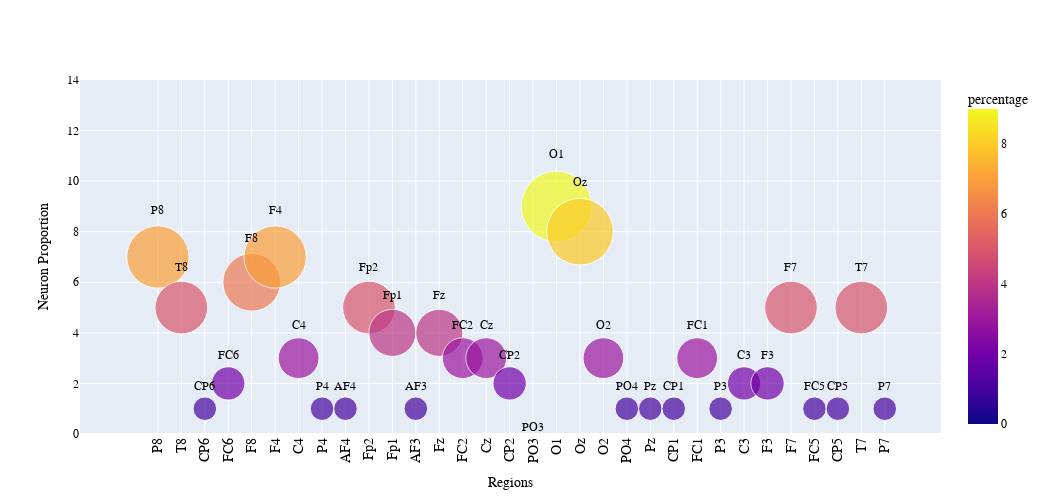
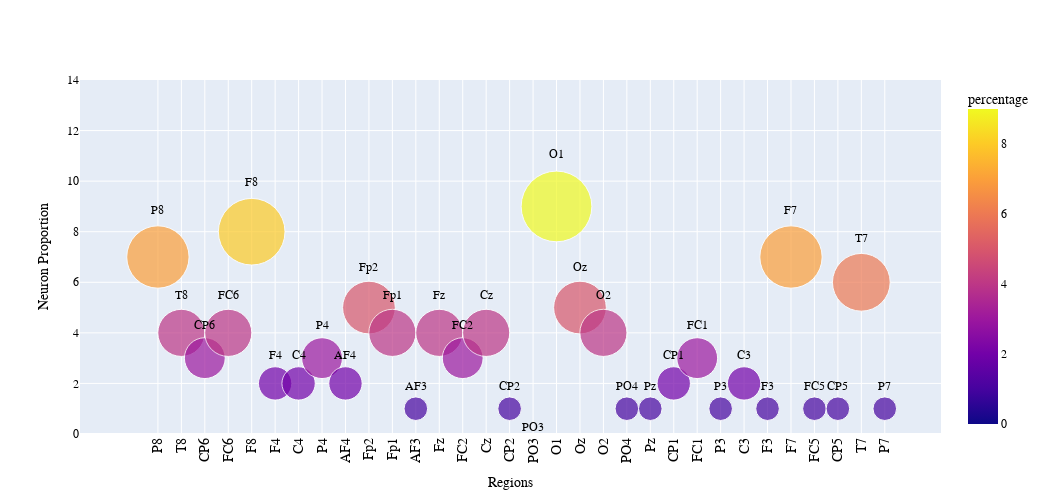
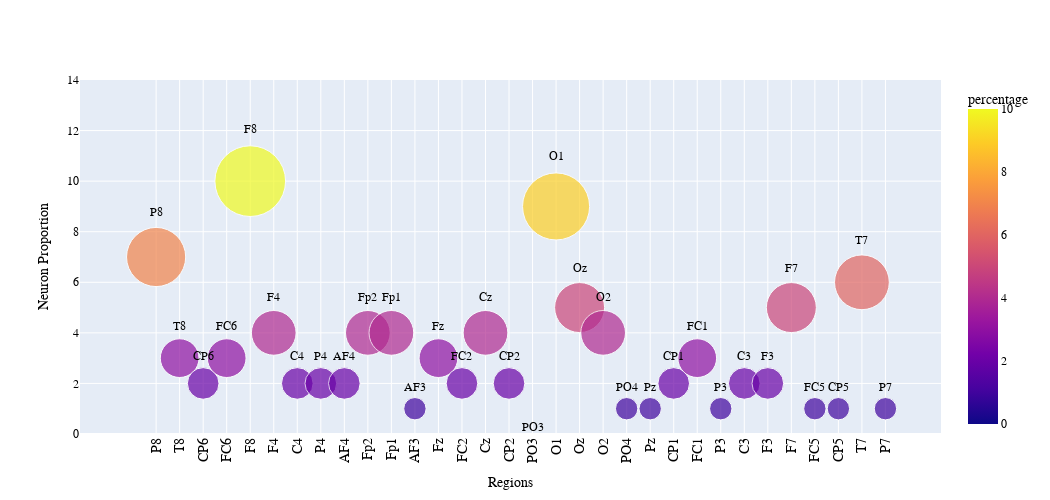

The code cell stored with these charts, in order, in its notebook:
### Code cell
import plotly.express as px
import pandas as pd
import plotly.io as pio

Directory = '/Users/yaale244/Desktop/Alex19022023/CSBCIPredictionAlgorithm/tDCS baseline/2s30-31npwcut/np/base' #change directory as needed

pathlist = Path(Directory).rglob('*.csv')
for path in pathlist:
    path_in_str = str(path)# because path is object not string
    filename = pathlib.Path(path_in_str).name
    l = len(filename)
    filename = filename[0:l-4]
    df = pd.read_table(path, header=None, delimiter=',') # reads table including first row
    df.columns = ['region', 'percentage']
    print(filename)
    fig = px.scatter(df, x='region', y='percentage', size='percentage', color='percentage', size_max=50, text='region')
    fig.update_traces(textposition='top center')
    fig.update_layout(
        title='',
        xaxis_title="Regions",
        yaxis_title="Neuron Proportion",
        yaxis=dict(range=[0,15]),
        font=dict(
            family="Courier New, monospace",
            size=12,
            color="black"
        ),
        width=1050, # increase plot width
        height=500, # increase plot height
        xaxis_tickangle=-90, # rotate x-axis labels for better readability
        xaxis_tickfont=dict(size=14), # adjust x-axis label font size
        margin=dict(l=80, r=50, t=80, b=50) # adjust plot margins
    )

# Export the figure as a PNG image
    fig.write_html(f"{filename}.html", include_plotlyjs='cdn')
    # Save the figure in PNG format with 600 DPI
    fig.write_image(f"{filename}.png", engine='kaleido', scale=6)
  
    fig.show()

### Figure 1 — Plotly figure (JSON) as saved in the notebook; plotly's stock layout.template omitted (floating-point values rounded to 4 significant figures)
{"data": [{"hovertemplate": "region=%{text}<br>percentage=%{marker.color}<extra></extra>", "legendgroup": "", "marker": {"color": [7, 5, 1, 2, 6, 7, 3, 1, 1, 5, 4, 1, 4, 3, 3, 2, 0, 9, 8, 3, 1, 1, 1, 3, 1, 2, 2, 5, 1, 1, 5, 1], "coloraxis": "coloraxis", "size": [7, 5, 1, 2, 6, 7, 3, 1, 1, 5, 4, 1, 4, 3, 3, 2, 0, 9, 8, 3, 1, 1, 1, 3, 1, 2, 2, 5, 1, 1, 5, 1], "sizemode": "area", "sizeref": 0.0036, "symbol": "circle"}, "mode": "markers+text", "name": "", "orientation": "v", "showlegend": false, "text": ["P8", "T8", "CP6", "FC6", "F8", "F4", "C4", "P4", "AF4", "Fp2", "Fp1", "AF3", "Fz", "FC2", "Cz", "CP2", "PO3", "O1", "Oz", "O2", "PO4", "Pz", "CP1", "FC1", "P3", "C3", "F3", "F7", "FC5", "CP5", "T7", "P7"], "textposition": "top center", "type": "scatter", "x": ["P8", "T8", "CP6", "FC6", "F8", "F4", "C4", "P4", "AF4", "Fp2", "Fp1", "AF3", "Fz", "FC2", "Cz", "CP2", "PO3", "O1", "Oz", "O2", "PO4", "Pz", "CP1", "FC1", "P3", "C3", "F3", "F7", "FC5", "CP5", "T7", "P7"], "xaxis": "x", "y": [7, 5, 1, 2, 6, 7, 3, 1, 1, 5, 4, 1, 4, 3, 3, 2, 0, 9, 8, 3, 1, 1, 1, 3, 1, 2, 2, 5, 1, 1, 5, 1], "yaxis": "y"}], "layout": {"coloraxis": {"colorbar": {"title": {"text": "percentage"}}, "colorscale": [[0, "#0d0887"], [0.1111, "#46039f"], [0.2222, "#7201a8"], [0.3333, "#9c179e"], [0.4444, "#bd3786"], [0.5556, "#d8576b"], [0.6667, "#ed7953"], [0.7778, "#fb9f3a"], [0.8889, "#fdca26"], [1, "#f0f921"]]}, "font": {"color": "black", "family": "Courier New, monospace", "size": 12}, "height": 500, "legend": {"itemsizing": "constant", "tracegroupgap": 0}, "margin": {"b": 50, "l": 80, "r": 50, "t": 80}, "title": {"text": ""}, "width": 1050, "xaxis": {"anchor": "y", "domain": [0, 1], "tickangle": -90, "tickfont": {"size": 14}, "title": {"text": "Regions"}}, "yaxis": {"anchor": "x", "domain": [0, 1], "range": [0, 14], "title": {"text": "Neuron Proportion"}}}}

### Figure 2 — Plotly figure (JSON) as saved in the notebook; plotly's stock layout.template omitted (floating-point values rounded to 4 significant figures)
{"data": [{"hovertemplate": "region=%{text}<br>percentage=%{marker.color}<extra></extra>", "legendgroup": "", "marker": {"color": [7, 4, 3, 4, 8, 2, 2, 3, 2, 5, 4, 1, 4, 3, 4, 1, 0, 9, 5, 4, 1, 1, 2, 3, 1, 2, 1, 7, 1, 1, 6, 1], "coloraxis": "coloraxis", "size": [7, 4, 3, 4, 8, 2, 2, 3, 2, 5, 4, 1, 4, 3, 4, 1, 0, 9, 5, 4, 1, 1, 2, 3, 1, 2, 1, 7, 1, 1, 6, 1], "sizemode": "area", "sizeref": 0.0036, "symbol": "circle"}, "mode": "markers+text", "name": "", "orientation": "v", "showlegend": false, "text": ["P8", "T8", "CP6", "FC6", "F8", "F4", "C4", "P4", "AF4", "Fp2", "Fp1", "AF3", "Fz", "FC2", "Cz", "CP2", "PO3", "O1", "Oz", "O2", "PO4", "Pz", "CP1", "FC1", "P3", "C3", "F3", "F7", "FC5", "CP5", "T7", "P7"], "textposition": "top center", "type": "scatter", "x": ["P8", "T8", "CP6", "FC6", "F8", "F4", "C4", "P4", "AF4", "Fp2", "Fp1", "AF3", "Fz", "FC2", "Cz", "CP2", "PO3", "O1", "Oz", "O2", "PO4", "Pz", "CP1", "FC1", "P3", "C3", "F3", "F7", "FC5", "CP5", "T7", "P7"], "xaxis": "x", "y": [7, 4, 3, 4, 8, 2, 2, 3, 2, 5, 4, 1, 4, 3, 4, 1, 0, 9, 5, 4, 1, 1, 2, 3, 1, 2, 1, 7, 1, 1, 6, 1], "yaxis": "y"}], "layout": {"coloraxis": {"colorbar": {"title": {"text": "percentage"}}, "colorscale": [[0, "#0d0887"], [0.1111, "#46039f"], [0.2222, "#7201a8"], [0.3333, "#9c179e"], [0.4444, "#bd3786"], [0.5556, "#d8576b"], [0.6667, "#ed7953"], [0.7778, "#fb9f3a"], [0.8889, "#fdca26"], [1, "#f0f921"]]}, "font": {"color": "black", "family": "Courier New, monospace", "size": 12}, "height": 500, "legend": {"itemsizing": "constant", "tracegroupgap": 0}, "margin": {"b": 50, "l": 80, "r": 50, "t": 80}, "title": {"text": ""}, "width": 1050, "xaxis": {"anchor": "y", "domain": [0, 1], "tickangle": -90, "tickfont": {"size": 14}, "title": {"text": "Regions"}}, "yaxis": {"anchor": "x", "domain": [0, 1], "range": [0, 14], "title": {"text": "Neuron Proportion"}}}}

### Figure 3 — Plotly figure (JSON) as saved in the notebook; plotly's stock layout.template omitted (floating-point values rounded to 4 significant figures)
{"data": [{"hovertemplate": "region=%{text}<br>percentage=%{marker.color}<extra></extra>", "legendgroup": "", "marker": {"color": [7, 3, 2, 3, 10, 4, 2, 2, 2, 4, 4, 1, 3, 2, 4, 2, 0, 9, 5, 4, 1, 1, 2, 3, 1, 2, 2, 5, 1, 1, 6, 1], "coloraxis": "coloraxis", "size": [7, 3, 2, 3, 10, 4, 2, 2, 2, 4, 4, 1, 3, 2, 4, 2, 0, 9, 5, 4, 1, 1, 2, 3, 1, 2, 2, 5, 1, 1, 6, 1], "sizemode": "area", "sizeref": 0.004, "symbol": "circle"}, "mode": "markers+text", "name": "", "orientation": "v", "showlegend": false, "text": ["P8", "T8", "CP6", "FC6", "F8", "F4", "C4", "P4", "AF4", "Fp2", "Fp1", "AF3", "Fz", "FC2", "Cz", "CP2", "PO3", "O1", "Oz", "O2", "PO4", "Pz", "CP1", "FC1", "P3", "C3", "F3", "F7", "FC5", "CP5", "T7", "P7"], "textposition": "top center", "type": "scatter", "x": ["P8", "T8", "CP6", "FC6", "F8", "F4", "C4", "P4", "AF4", "Fp2", "Fp1", "AF3", "Fz", "FC2", "Cz", "CP2", "PO3", "O1", "Oz", "O2", "PO4", "Pz", "CP1", "FC1", "P3", "C3", "F3", "F7", "FC5", "CP5", "T7", "P7"], "xaxis": "x", "y": [7, 3, 2, 3, 10, 4, 2, 2, 2, 4, 4, 1, 3, 2, 4, 2, 0, 9, 5, 4, 1, 1, 2, 3, 1, 2, 2, 5, 1, 1, 6, 1], "yaxis": "y"}], "layout": {"coloraxis": {"colorbar": {"title": {"text": "percentage"}}, "colorscale": [[0, "#0d0887"], [0.1111, "#46039f"], [0.2222, "#7201a8"], [0.3333, "#9c179e"], [0.4444, "#bd3786"], [0.5556, "#d8576b"], [0.6667, "#ed7953"], [0.7778, "#fb9f3a"], [0.8889, "#fdca26"], [1, "#f0f921"]]}, "font": {"color": "black", "family": "Courier New, monospace", "size": 12}, "height": 500, "legend": {"itemsizing": "constant", "tracegroupgap": 0}, "margin": {"b": 50, "l": 80, "r": 50, "t": 80}, "title": {"text": ""}, "width": 1050, "xaxis": {"anchor": "y", "domain": [0, 1], "tickangle": -90, "tickfont": {"size": 14}, "title": {"text": "Regions"}}, "yaxis": {"anchor": "x", "domain": [0, 1], "range": [0, 14], "title": {"text": "Neuron Proportion"}}}}
